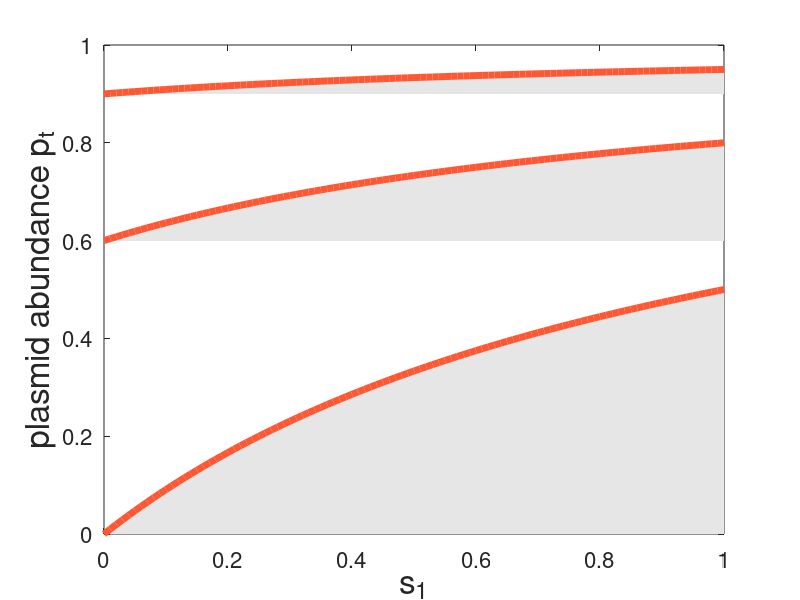
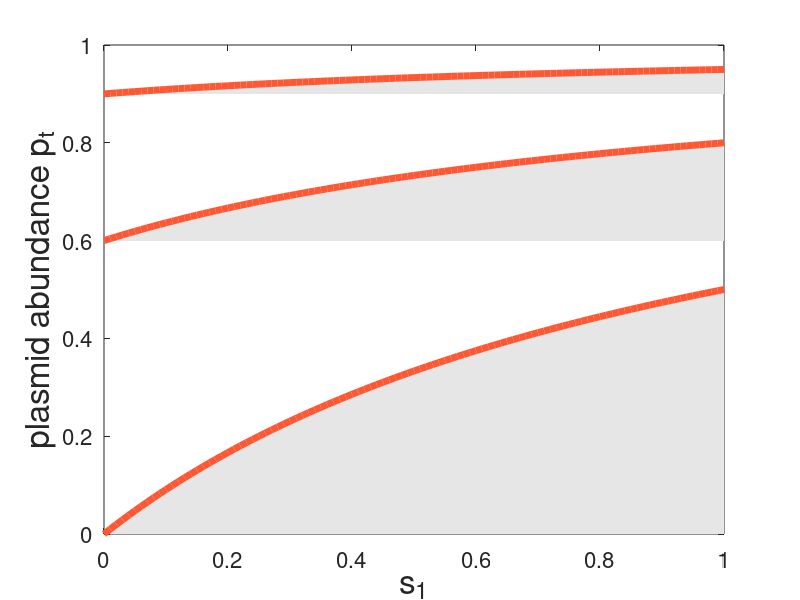

MATLAB code to generate these figures, in order:
clear;
clc;
beta=0.5;
eps=[2 5 20];
s1=0:0.01:1;
for i=1:length(eps)
    ep=eps(i);
    y=1-1/ep*1./((1-beta)*s1+beta);
    patch([s1 fliplr(s1)], [min(y)*ones(1,length(y)) fliplr(y)],[0.9 0.9 0.9],'LineStyle','none');hold on;
    plot(s1,y,'-','color',[255, 87, 51]/256,'linewidth',5);
    hold on
end
set(gca,'fontsize',16);
xlabel('s_1','fontsize',24);
ylabel('plasmid abundance p_t','fontsize',24);
set(gcf,'position',[100 100 300 300]);
box on;
saveas(gcf,'fig2b.fig');
saveas(gcf,'fig2b.png');

